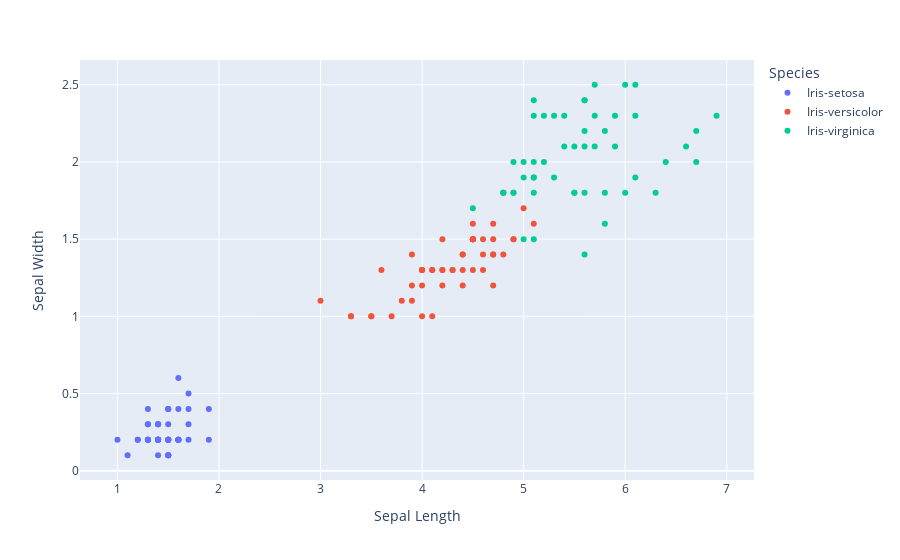

Write notebook code for a chart like this one.
### Markdown cell above
Finally, other libraries can be very useful for creating more complicated or interactive plots.

For example, in the Iris dataset, visualising the group that the data point belongs to is also very useful to see on a plot. With the package ```plotly.express``` you can do this by using code in the format:

```
import plotly.express as px
fig = px.scatter(dataframe, x= x_column_name, y= y_column_name, color=color_column_name)
fig.show()
```

Using this, you can give each marker a colour based on another column value (and you get an interactive plot as well!).

Therefore, if we wanted to plot 'Sepal Length' vs 'Sepal Width' and colour the markers based on the 'Species', we can use this code:
```
import plotly.express as px 
fig = px.scatter(df, x='Sepal Length', y='Sepal Width', color='Species')
fig.show()

```
Copy this code into the cell below to see the output.

### Code cell
import plotly.express as px 
fig = px.scatter(df, x='Sepal Length', y='Sepal Width', color='Species')
fig.show() # Copy the code into this cell to see the output

### Figure 1 — Plotly figure (JSON) as saved in the notebook; plotly's stock layout.template omitted (floating-point values rounded to 4 significant figures)
{"data": [{"hovertemplate": "Species=Iris-setosa<br>Sepal Length=%{x}<br>Sepal Width=%{y}<extra></extra>", "legendgroup": "Iris-setosa", "marker": {"color": "#636efa", "symbol": "circle"}, "mode": "markers", "name": "Iris-setosa", "orientation": "v", "showlegend": true, "type": "scatter", "x": [1.4, 1.4, 1.3, 1.5, 1.4, 1.7, 1.4, 1.5, 1.4, 1.5, 1.5, 1.6, 1.4, 1.1, 1.2, 1.5, 1.3, 1.4, 1.7, 1.5, 1.7, 1.5, 1.0, 1.7, 1.9, 1.6, 1.6, 1.5, 1.4, 1.6, 1.6, 1.5, 1.5, 1.4, 1.5, 1.2, 1.3, 1.5, 1.3, 1.5, 1.3, 1.3, 1.3, 1.6, 1.9, 1.4, 1.6, 1.4, 1.5, 1.4], "xaxis": "x", "y": [0.2, 0.2, 0.2, 0.2, 0.2, 0.4, 0.3, 0.2, 0.2, 0.1, 0.2, 0.2, 0.1, 0.1, 0.2, 0.4, 0.4, 0.3, 0.3, 0.3, 0.2, 0.4, 0.2, 0.5, 0.2, 0.2, 0.4, 0.2, 0.2, 0.2, 0.2, 0.4, 0.1, 0.2, 0.1, 0.2, 0.2, 0.1, 0.2, 0.2, 0.3, 0.3, 0.2, 0.6, 0.4, 0.3, 0.2, 0.2, 0.2, 0.2], "yaxis": "y"}, {"hovertemplate": "Species=Iris-versicolor<br>Sepal Length=%{x}<br>Sepal Width=%{y}<extra></extra>", "legendgroup": "Iris-versicolor", "marker": {"color": "#EF553B", "symbol": "circle"}, "mode": "markers", "name": "Iris-versicolor", "orientation": "v", "showlegend": true, "type": "scatter", "x": [4.7, 4.5, 4.9, 4.0, 4.6, 4.5, 4.7, 3.3, 4.6, 3.9, 3.5, 4.2, 4.0, 4.7, 3.6, 4.4, 4.5, 4.1, 4.5, 3.9, 4.8, 4.0, 4.9, 4.7, 4.3, 4.4, 4.8, 5.0, 4.5, 3.5, 3.8, 3.7, 3.9, 5.1, 4.5, 4.5, 4.7, 4.4, 4.1, 4.0, 4.4, 4.6, 4.0, 3.3, 4.2, 4.2, 4.2, 4.3, 3.0, 4.1], "xaxis": "x", "y": [1.4, 1.5, 1.5, 1.3, 1.5, 1.3, 1.6, 1.0, 1.3, 1.4, 1.0, 1.5, 1.0, 1.4, 1.3, 1.4, 1.5, 1.0, 1.5, 1.1, 1.8, 1.3, 1.5, 1.2, 1.3, 1.4, 1.4, 1.7, 1.5, 1.0, 1.1, 1.0, 1.2, 1.6, 1.5, 1.6, 1.5, 1.3, 1.3, 1.3, 1.2, 1.4, 1.2, 1.0, 1.3, 1.2, 1.3, 1.3, 1.1, 1.3], "yaxis": "y"}, {"hovertemplate": "Species=Iris-virginica<br>Sepal Length=%{x}<br>Sepal Width=%{y}<extra></extra>", "legendgroup": "Iris-virginica", "marker": {"color": "#00cc96", "symbol": "circle"}, "mode": "markers", "name": "Iris-virginica", "orientation": "v", "showlegend": true, "type": "scatter", "x": [6.0, 5.1, 5.9, 5.6, 5.8, 6.6, 4.5, 6.3, 5.8, 6.1, 5.1, 5.3, 5.5, 5.0, 5.1, 5.3, 5.5, 6.7, 6.9, 5.0, 5.7, 4.9, 6.7, 4.9, 5.7, 6.0, 4.8, 4.9, 5.6, 5.8, 6.1, 6.4, 5.6, 5.1, 5.6, 6.1, 5.6, 5.5, 4.8, 5.4, 5.6, 5.1, 5.1, 5.9, 5.7, 5.2, 5.0, 5.2, 5.4, 5.1], "xaxis": "x", "y": [2.5, 1.9, 2.1, 1.8, 2.2, 2.1, 1.7, 1.8, 1.8, 2.5, 2.0, 1.9, 2.1, 2.0, 2.4, 2.3, 1.8, 2.2, 2.3, 1.5, 2.3, 2.0, 2.0, 1.8, 2.1, 1.8, 1.8, 1.8, 2.1, 1.6, 1.9, 2.0, 2.2, 1.5, 1.4, 2.3, 2.4, 1.8, 1.8, 2.1, 2.4, 2.3, 1.9, 2.3, 2.5, 2.3, 1.9, 2.0, 2.3, 1.8], "yaxis": "y"}], "layout": {"legend": {"title": {"text": "Species"}, "tracegroupgap": 0}, "margin": {"t": 60}, "xaxis": {"anchor": "y", "domain": [0, 1], "title": {"text": "Sepal Length"}}, "yaxis": {"anchor": "x", "domain": [0, 1], "title": {"text": "Sepal Width"}}}}
